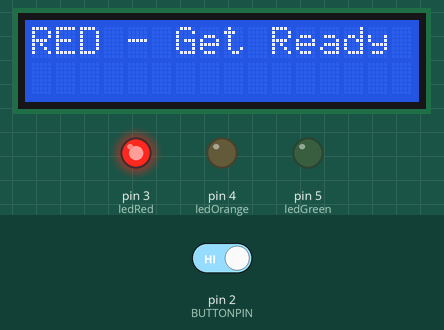
This sketch was run on a simulated Arduino Uno, built with avr-gcc and run on an emulated ATmega328P. Parts: 16×2 character LCD, output pins drawn as LEDs (lit = HIGH). The test bench sets the inputs (shaded band); at power-on: pin 2 (BUTTONPIN) HIGH. Random numbers use the default seed unless the sketch sets one; what the sketch prints to the serial monitor is not drawn.

Above: at 2.6 s.
At 5.7 s:
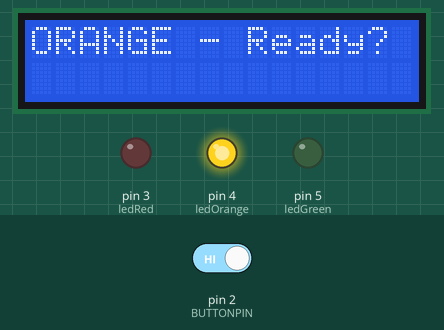
5.8 s: pin 2 (BUTTONPIN) driven HIGH
At 6.79 s:
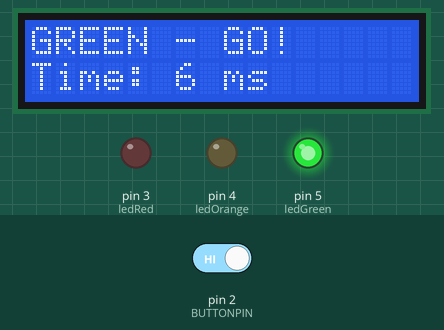
8.8 s: pin 2 (BUTTONPIN) driven LOW
At 9.9 s:
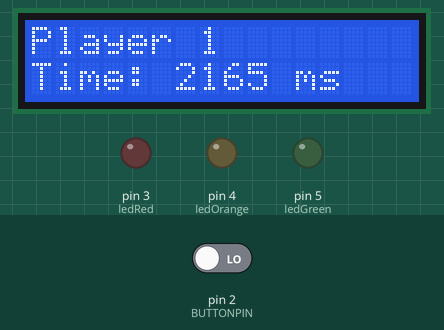
Timing chart, 0 to 58.0 s (numbered marks = the images above; inputs shaded):
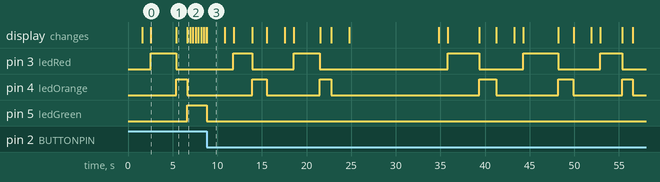

Measured:
- after the input at 8.8 s, pin 3 (ledRed): LOW → HIGH after 3.0 s, → LOW 2.1 s later, → HIGH 4.7 s later, → LOW 2.9 s later, … (10 changes in this stretch); pin 4 (ledOrange): LOW → HIGH after 5.1 s, → LOW 1.7 s later, → HIGH 6.0 s later, → LOW 1.3 s later, … (10 changes in this stretch); pin 5 (ledGreen): HIGH → LOW at once
- what the display in image 0 shows lasts 2.8 s, from 2.6 s to 5.4 s
- what the display in image 3 shows lasts 2.0 s, from 8.8 s to 10.8 s

The sketch:

reaction_racer.ino
```cpp
#include <LiquidCrystal.h>

#define BUTTONPIN 2  // bouton du joystick

const int ledRed = 3;
const int ledOrange = 4;
const int ledGreen = 5;

// LCD pins
int rs = 12, en = 11, d4 = 10, d5 = 9, d6 = 8, d7 = 7;
LiquidCrystal lcd(rs, en, d4, d5, d6, d7);

// --- Configurable ---
const int NUM_PLAYERS = 3;  // Nombre de joueurs/tours
unsigned long delayBetweenRounds = 2000; // pause entre les tours

void setup() {
  pinMode(BUTTONPIN, INPUT_PULLUP); // résistance interne
  pinMode(ledRed, OUTPUT);
  pinMode(ledOrange, OUTPUT);
  pinMode(ledGreen, OUTPUT);

  lcd.begin(16, 2);
  lcd.print("Reaction Racer");
  delay(1500);
  lcd.clear();
  Serial.begin(9600);
}

void loop() {
  unsigned long fastestTime = 999999; // initialement très grand
  int fastestPlayer = -1;

  for (int player = 1; player <= NUM_PLAYERS; player++) {
    lcd.clear();
    lcd.setCursor(0,0);
    lcd.print("Player ");
    lcd.print(player);
    lcd.setCursor(0,1);
    lcd.print("Get Ready...");
    delay(1000);

    // --- Séquence de feux ---
    digitalWrite(ledRed, HIGH);
    lcd.clear();
    lcd.setCursor(0, 0);
    lcd.print("RED - Get Ready");
    delay(1000 + random(1000, 3000));

    digitalWrite(ledRed, LOW);
    digitalWrite(ledOrange, HIGH);
    lcd.clear();
    lcd.setCursor(0, 0);
    lcd.print("ORANGE - Ready?");
    delay(500 + random(500, 1500));

    digitalWrite(ledOrange, LOW);
    digitalWrite(ledGreen, HIGH); // feu vert
    unsigned long chronoStart = millis();
    lcd.clear();
    lcd.setCursor(0,0);
    lcd.print("GREEN - GO!");
    lcd.setCursor(0,1);
    lcd.print("Time: 0 ms");
    Serial.println("GO! Chrono started!");

    unsigned long reactionTime = 0;

    // --- Chrono en direct jusqu'à appui ---
    while (true) {
      int buttonState = digitalRead(BUTTONPIN);
      unsigned long currentTime = millis() - chronoStart;

      // Affichage live sur LCD
      lcd.setCursor(6,1);
      lcd.print("      "); // effacer l'ancienne valeur
      lcd.setCursor(6,1);
      lcd.print(currentTime);
      lcd.print(" ms");

      if (buttonState == LOW) {
        reactionTime = currentTime;
        Serial.print("Player ");
        Serial.print(player);
        Serial.print(" pressed! Reaction time: ");
        Serial.print(reactionTime);
        Serial.println(" ms");
        break;
      }
      delay(10);
    }

    // --- Fin de tour ---
    digitalWrite(ledGreen, LOW);

    // Vérifier si c'est le meilleur temps
    if (reactionTime < fastestTime) {
      fastestTime = reactionTime;
      fastestPlayer = player;
    }

    lcd.clear();
    lcd.setCursor(0,0);
    lcd.print("Player ");
    lcd.print(player);
    lcd.setCursor(0,1);
    lcd.print("Time: ");
    lcd.print(reactionTime);
    lcd.print(" ms");
    delay(delayBetweenRounds);
  }

  // --- Afficher le gagnant ---
  lcd.clear();
  lcd.setCursor(0,0);
  lcd.print("Fastest Player:");
  lcd.setCursor(0,1);
  lcd.print("Nb ");
  lcd.print(fastestPlayer);
  lcd.print(" - ");
  lcd.print(fastestTime);
  lcd.print(" ms");

  Serial.print("Fastest Player: ");
  Serial.print(fastestPlayer);
  Serial.print(" with ");
  Serial.print(fastestTime);
  Serial.println(" ms");

  delay(10000); // pause avant nouvelle manche
}
```
